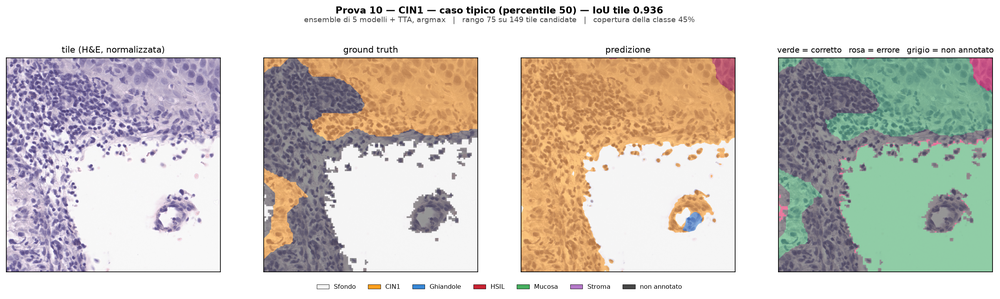
#> input picture UNet/Risultati/K1.4_A1.4_R1.3/esempi/CIN1_p50_tipico__Prova10__tile_x102355_y30402.png, 1000 x 299 px, shrunk from 2541 x 760 before the run
$ python -i prepocessing.py   (imports and definitions only)
#> lines starting #> are read from the running program, lines starting #| are printed output that depends on the picture
import cv2
import numpy as np

class MacenkoNormalizer:
    # [79 lines left out: functions __init__, _get_stain_vectors, fit, transform, not called in this run]


class HistologyPreprocessor:
    def __init__(self, color_normalizer=None):
        """
        Initialize the pipeline.
        color_normalizer: An already fitted instance of MacenkoNormalizer.
        """
        self.color_normalizer = color_normalizer

    def apply_clahe(self, image):
        """Enhance contrast safely by applying CLAHE only to the Lightness channel (LAB space)."""
        lab = cv2.cvtColor(image, cv2.COLOR_RGB2LAB)
        l, a, b = cv2.split(lab)
        clahe = cv2.createCLAHE(clipLimit=2.0, tileGridSize=(8, 8))
        cl = clahe.apply(l)
        limg = cv2.merge((cl, a, b))
        return cv2.cvtColor(limg, cv2.COLOR_LAB2RGB)

    def apply_denoising(self, image):
        """Apply a median filter to remove scanning noise while preserving cell edges."""
        return cv2.medianBlur(image, 3)

    def __call__(self, image):
        """
        Execute the full preprocessing pipeline.
        Order: Denoising -> Stain Normalization (if provided) -> Contrast Enhancement.
        """
        img = self.apply_denoising(image)

        if self.color_normalizer is not None:
            try:
                img = self.color_normalizer.transform(img)
            except np.linalg.LinAlgError:
                # Fallback: skip normalization if linear algebra fails for this specific tile
                pass

        img = self.apply_clahe(img)
        return img

>>> import cv2
>>> picture = cv2.cvtColor(cv2.imread('Risultati/K1.4_A1.4_R1.3/esempi/CIN1_p50_tipico__Prova10__tile_x102355_y30402.png'), cv2.COLOR_BGR2RGB)
>>> result = HistologyPreprocessor()(picture)
#> in apply_denoising, `return cv2.medianBlur(image, 3)`:
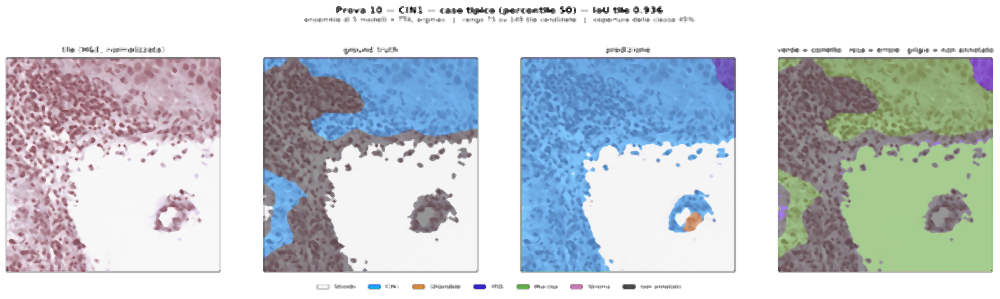
#> returned value: shape (299, 1000, 3); mean of channels 0, 1, 2 210.1, 205.3, 199.1; drawn as B, G, R
#> in apply_clahe, `lab = cv2.cvtColor(image, cv2.COLOR_RGB2LAB)`: lab: shape (299, 1000, 3); mean of channels 0, 1, 2 210.4, 129.4, 132
#> in apply_clahe, `l, a, b = cv2.split(lab)`:
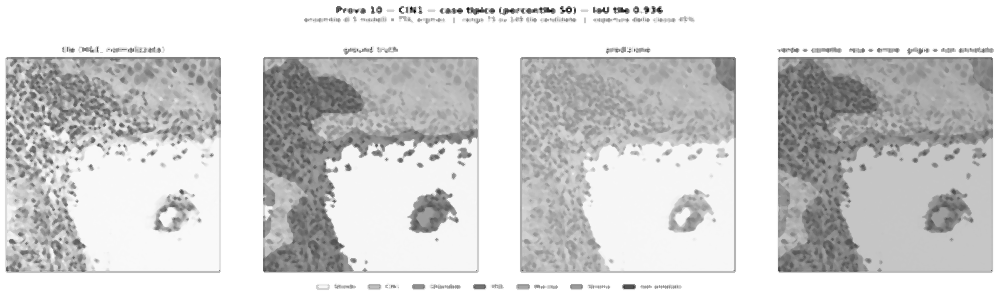
#> l: shape (299, 1000); min 9, max 255, mean 210.4
#> in apply_clahe, `l, a, b = cv2.split(lab)`:
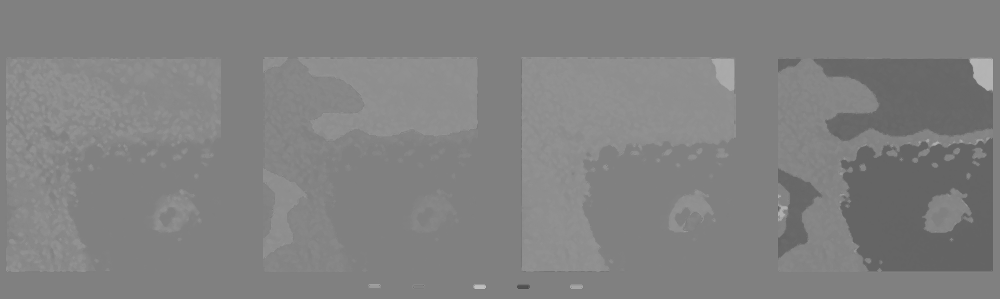
#> a: shape (299, 1000); min 77, max 192, mean 129.4
#> in apply_clahe, `l, a, b = cv2.split(lab)`:
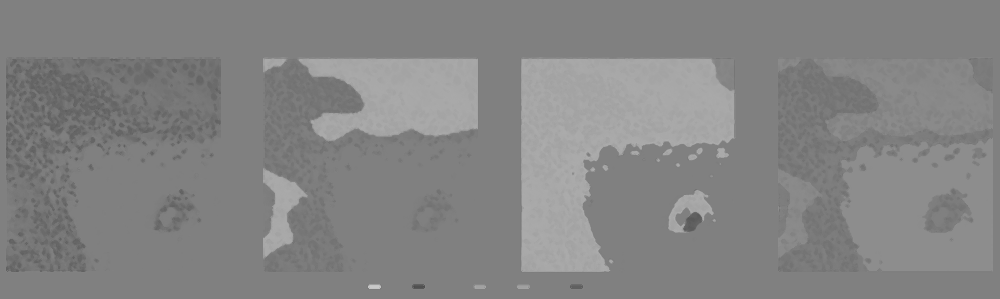
#> b: shape (299, 1000); min 77, max 202, mean 132
#> in apply_clahe, `cl = clahe.apply(l)`:
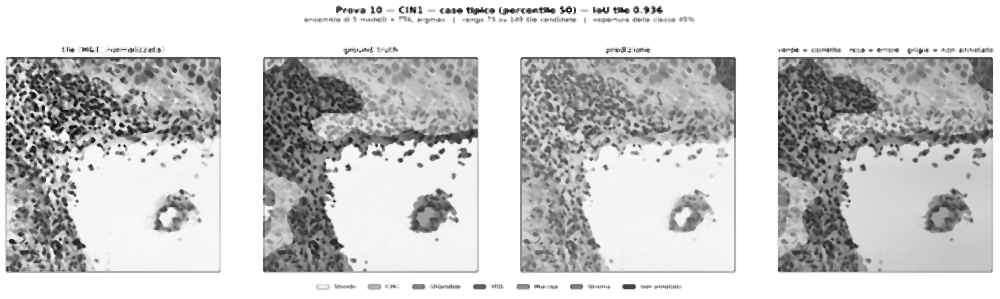
#> cl: shape (299, 1000); min 8, max 255, mean 202.5
#> in apply_clahe, `limg = cv2.merge((cl, a, b))`: limg: shape (299, 1000, 3); mean of channels 0, 1, 2 202.5, 129.4, 132
#> in apply_clahe, `return cv2.cvtColor(limg, cv2.COLOR_LAB2RGB)`:
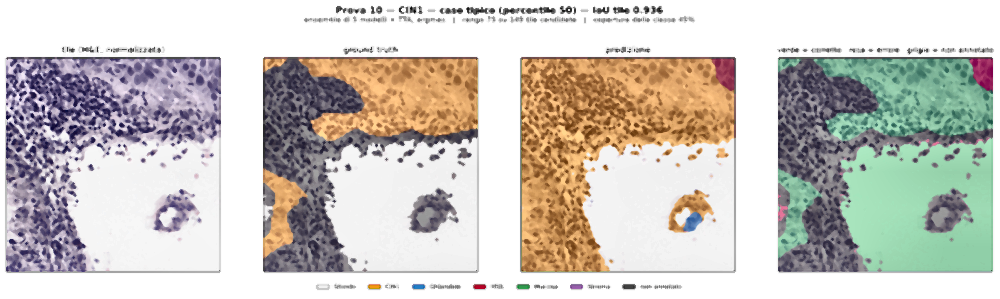
#> returned value: shape (299, 1000, 3); mean R, G, B 202, 197.7, 191.3

$ run again, on UNet/Risultati/K1.4_A1.4_R1.3/esempi/CIN1_p10_difficile__Prova47__tile_x24479_y9041.png
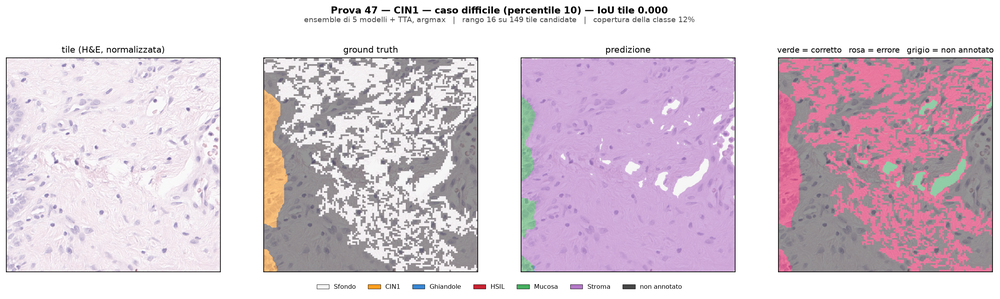
#> input picture UNet/Risultati/K1.4_A1.4_R1.3/esempi/CIN1_p10_difficile__Prova47__tile_x24479_y9041.png, 1000 x 299 px, shrunk from 2541 x 760 before the run
#> lab: shape (299, 1000, 3); mean of channels 0, 1, 2 213.5, 135.3, 124.9
#> in apply_clahe, `l, a, b = cv2.split(lab)`:
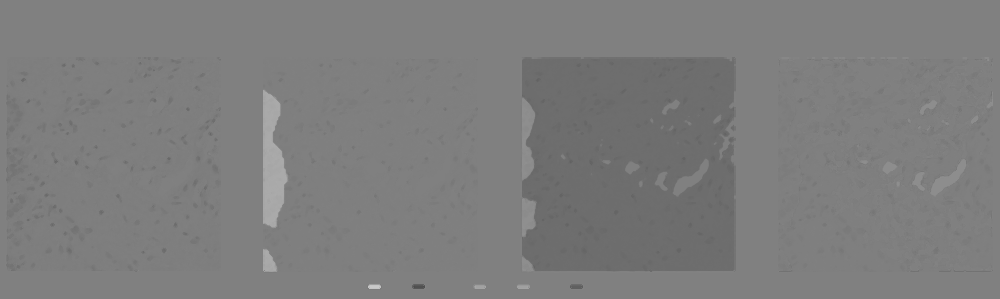
#> b: shape (299, 1000); min 77, max 202, mean 124.9
#> limg: shape (299, 1000, 3); mean of channels 0, 1, 2 204, 135.3, 124.9
#> in apply_clahe, `return cv2.cvtColor(limg, cv2.COLOR_LAB2RGB)`:
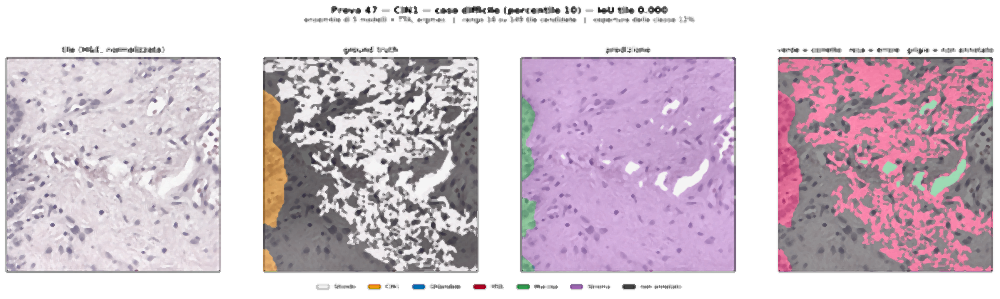
#> returned value: shape (299, 1000, 3); mean R, G, B 209.8, 195.1, 205.5

$ run again, on UNet/Risultati/K1.4_A1.4_R1.3/esempi/Ghiandole_p10_difficile__Prova17__tile_x118314_y21524.png
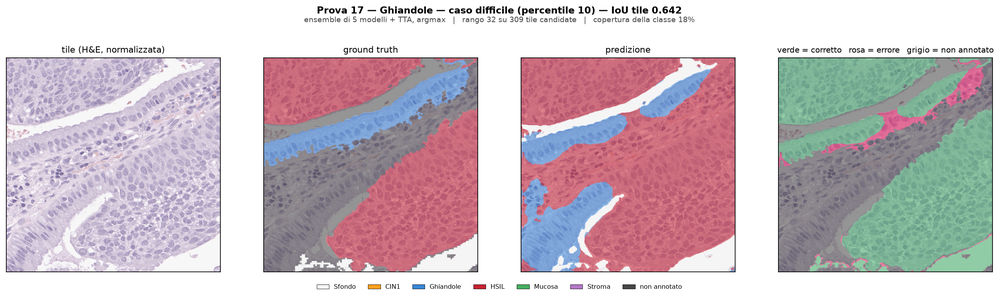
#> input picture UNet/Risultati/K1.4_A1.4_R1.3/esempi/Ghiandole_p10_difficile__Prova17__tile_x118314_y21524.png, 1000 x 299 px, shrunk from 2541 x 760 before the run
#> lab: shape (299, 1000, 3); mean of channels 0, 1, 2 199.1, 135, 127.1
#> in apply_clahe, `l, a, b = cv2.split(lab)`:
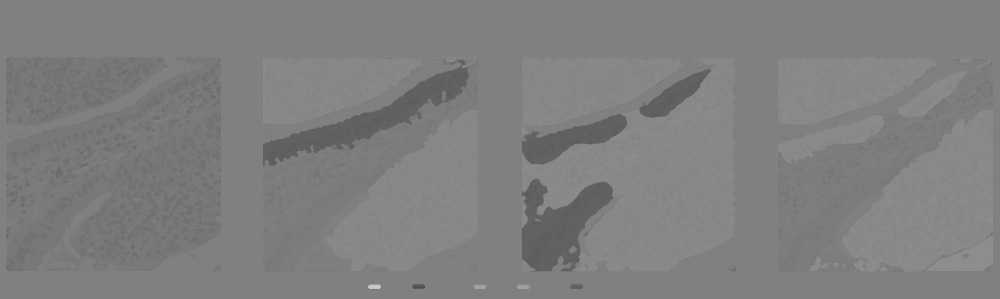
#> b: shape (299, 1000); min 77, max 202, mean 127.1
#> limg: shape (299, 1000, 3); mean of channels 0, 1, 2 190.7, 135, 127.1
#> in apply_clahe, `return cv2.cvtColor(limg, cv2.COLOR_LAB2RGB)`:
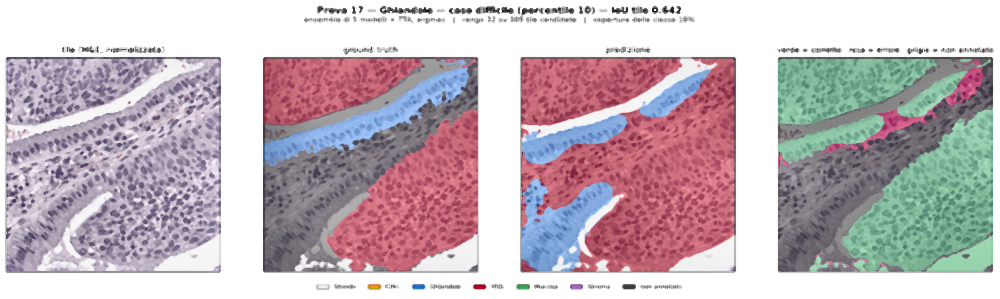
#> returned value: shape (299, 1000, 3); mean R, G, B 194.2, 180.7, 187.7
